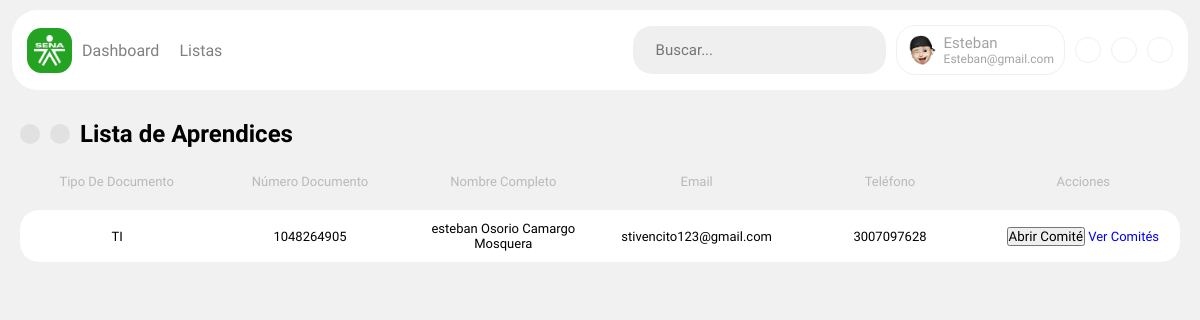
The app's page /views/aprendices.php?id_ficha=17 (signed in) with its own data.
### tables this page shows
CREATE TABLE `aprendiz` (
  `ID_Aprendiz` int(11) NOT NULL,
  `Numero_Documento` varchar(50) NOT NULL,
  `Tipo_Documento` varchar(20) NOT NULL,
  `Primer_Nombre` varchar(50) NOT NULL,
  `Segundo_Nombre` varchar(50) DEFAULT NULL,
  `Primer_Apellido` varchar(50) NOT NULL,
  `Segundo_Apellido` varchar(50) NOT NULL,
  `Email` varchar(100) DEFAULT NULL,
  `Telefono` varchar(20) DEFAULT NULL,
  `ID_Ficha` int(11) DEFAULT NULL,
  `Imagen` varchar(255) NOT NULL
);

### views/aprendices.php (the view, shortened to what this page needs)
<?php
include("../model/config.php");
if (isset($_GET['id_ficha'])) {
    $id_ficha = $_GET['id_ficha'];
    $query = "SELECT * FROM aprendiz WHERE ID_Ficha = $id_ficha";
    $result = $con->query($query);
} else {
    header("Location: ../index.php");
    exit();
}
?>
<!DOCTYPE html>
<html lang="en">
<head>
    <link rel="stylesheet" href="https://cdn.jsdelivr.net/npm/sweetalert2@10.16.6/dist/sweetalert2.min.css">
    <link rel="stylesheet" href="../static/style/tablas.css">
    <link rel="stylesheet" href="../static/style/modal.css">
</head>
<body>
<?php include '../components/menu.php'; ?>
    <section>
        <div class='title-accion'>
            <div>
                <a href="listas_ficha.php" class="agregar">
                </a>
                <button type="button" id="openAddAprendizModal" class="agregar">
                </button>
            </div>
            <h1>Lista de Aprendices</h1>
        </div>
        <table id='table'>
            <thead>
                <tr>
                    <th>Tipo De Documento</th>
                    <th>Número Documento</th>
                    <th>Nombre Completo</th>
                    <th>Email</th>
                    <th>Teléfono</th>
                    <th>Acciones</th>
                </tr>
            </thead>
            <tbody>
                <?php
                if ($result->num_rows > 0) {
                    while ($row = $result->fetch_assoc()) {
                        echo "<tr class='fila' data-id-aprendiz='{$row['ID_Aprendiz']}' data-tipo-documento='{$row['Tipo_Documento']}' data-numero-documento='{$row['Numero_Documento']}' data-nombre-completo='{$row['Primer_Nombre']} {$row['Segundo_Nombre']} {$row['Primer_Apellido']} {$row['Segundo_Apellido']}' data-email='{$row['Email']}' data-telefono='{$row['Telefono']}' data-tipo-documento='{$row['Tipo_Documento']}'>
                                <td>{$row['Tipo_Documento']}</td>
                                <td>{$row['Numero_Documento']}</td>
                                <td>{$row['Primer_Nombre']} {$row['Segundo_Nombre']} {$row['Primer_Apellido']} {$row['Segundo_Apellido']}</td>
                                <td>{$row['Email']}</td>
                                <td>{$row['Telefono']}</td>
                                <td>
                                    <button class='btn btn-primary abrir-comite' data-id='{$row['ID_Aprendiz']}' data-documento='{$row['Numero_Documento']}'>Abrir Comité</button>
                                     <a href='lista_comite.php?id_aprendiz={$row['ID_Aprendiz']}' class='btn btn-secondary'>Ver Comités</a>
                                </td>
                              </tr>";
                    }
                } else {
                    echo "<tr><td colspan='6'>No hay aprendices disponibles para esta ficha</td></tr>";
                }
                ?>
            </tbody>
        </table>
    </section>
</body>
</html>

### static/style/tablas.css (style rules this page uses)
.title-accion { display: flex; align-items: center; align-content: center; margin-bottom: 20px; }
.title-accion div { display: flex; }
table { width: 100%; table-layout: fixed; border-collapse: separate; border-spacing: 0px 6px; }
table thead th { font-weight: 400; color: rgb(185, 185, 185); font-size: 13px; text-align: center; padding-bottom: 15px; }
table td { padding: 10px 2px; text-align: center; border-top: 1px solid #dddddd00; border-bottom: 1px solid #dddddd00; background-color: #ffffff; font-size: 13px; }
.fila td:first-child { border-top-left-radius: 1.2rem; border-bottom-left-radius: 1.2rem; border-left: 1px solid #dddddd00; }
.fila td:nth-last-child(1) { border-top-right-radius: 1.2rem; border-bottom-right-radius: 1.2rem; border-right: 1px solid #dddddd00; }
.agregar { background-color: rgb(225, 225, 225); color: #7a7a7a; outline: none; border: none; gap: 7px; cursor: pointer; padding: 10px; border-radius: 0.9rem; display: flex; align-items: center; align-content: center; margin-right: 10px; transition: box-shadow 0.3s ease-in-out, background-color 0.3s ease-in-out; }

### static/style/menu.css (style rules this page uses)
* { font-family: "Urbanist", sans-serif; list-style-type: none; text-decoration: none; box-sizing: border-box; margin: 0; padding: 0; }
body { background-color: #f1f1f1; }
section { padding: 20px; }

### static/style/oscuro.css (style rules this page uses)
body { transition: background-color 0.5s ease; }

### records on screen
aprendiz: Tipo_Documento "TI", Numero_Documento "1048264905", Primer_Nombre "esteban", Segundo_Nombre "Osorio", Primer_Apellido "Camargo", Segundo_Apellido "Mosquera", Email "stivencito123@gmail.com", Telefono "3007097628"

### other values on screen
$res_Uname "Esteban"
$res_Email "Esteban@gmail.com"
